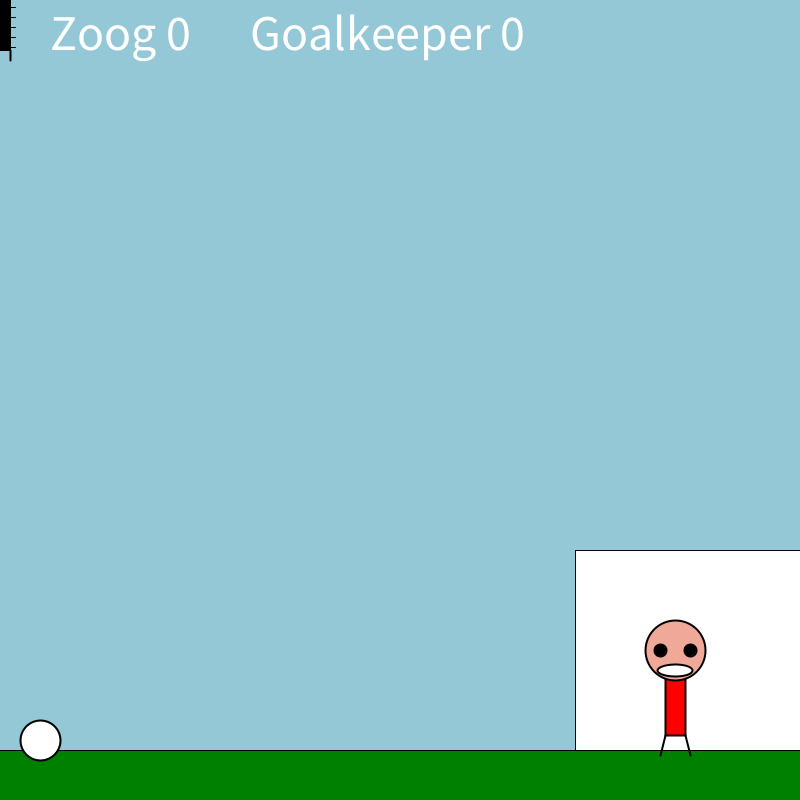
Frame 1 (no input)
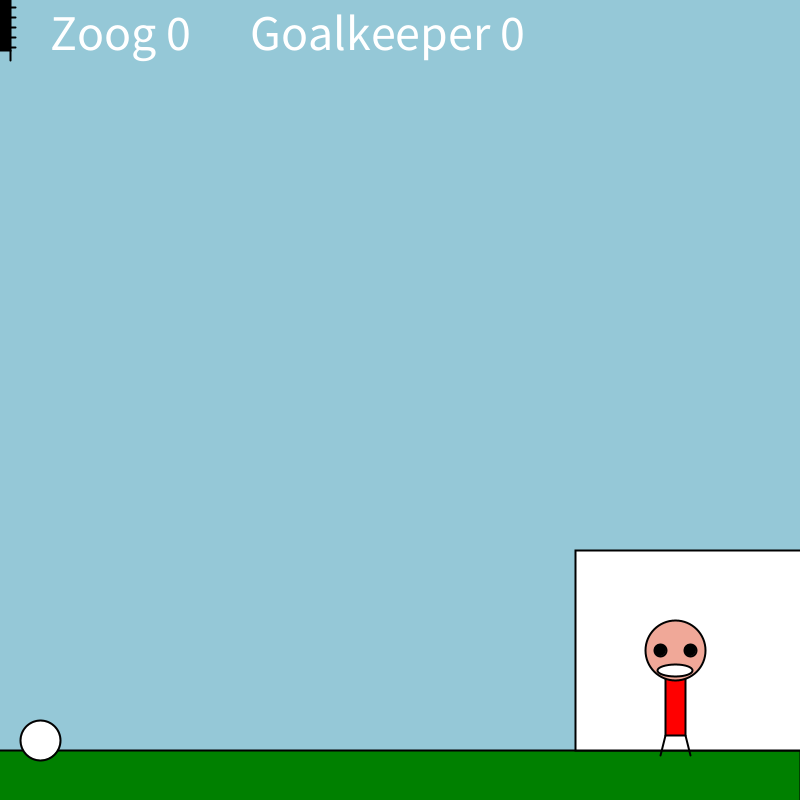
Frame 60 (the mouse pressed at the canvas centre just before this capture)
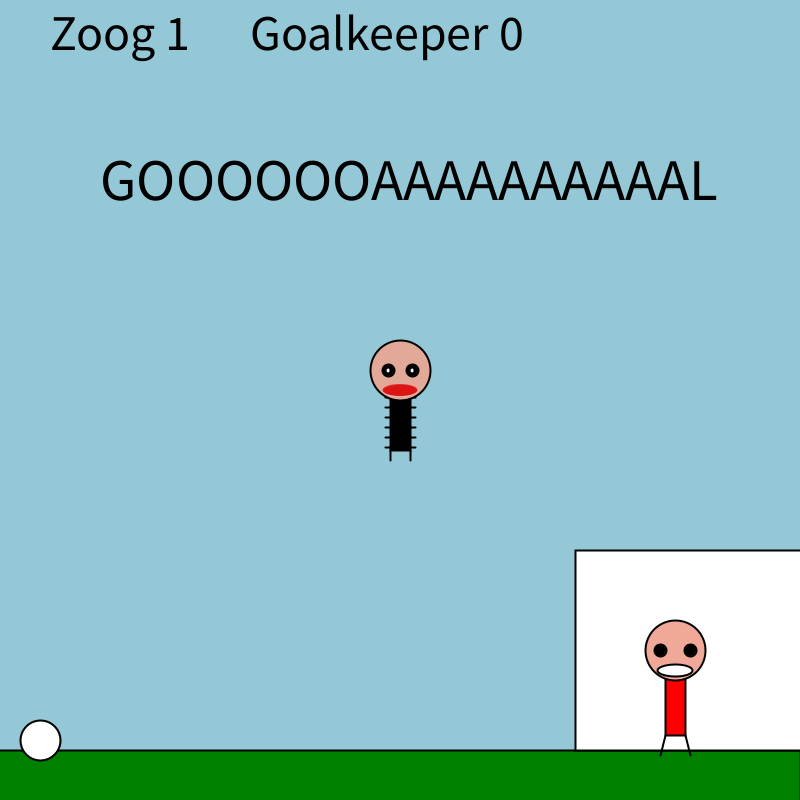
Frame 120 (the mouse held since frame 60 and released just before this capture)

The Processing sketch that drew these frames (run headless with seeded random() and noise(); from frame 60 on, the mouse is pressed at the canvas centre):

// Processing sketch: SP1
// ── SP1.pde
//Main
Zoog zoog;
Zoog goalkeeper;
Football football;
Scoreboard scoreboard;
Zoog[] zoogs = new Zoog[2]; // Array to hold 2 Zoog objects

//Text scoreboard
int value = 0;
boolean showText = false;
int timer = 0;
int displayTime = 2000; // Time in milliseconds

//Score
int zoogScore = 0;
int goalkeeperScore = 0;

void setup() {
  size(800, 800);

  //for loop to initialize all the elements in zoogs array
  for (int i = 0; i < zoogs.length; i++) {
    zoogs[i] = new Zoog(100 + i * 100, 200, 60, 100, 20);
  }
  //initializes the objects
  zoog = new Zoog(100, 200, 60, 100, 20);
  goalkeeper = new Zoog(100, 125, 60, 60, 16);
  football = new Football(40);
  scoreboard = new Scoreboard();
}
void draw() {
  background(149, 200, 215);
  ellipseMode(CENTER);
  rectMode(CENTER);

  //Field
  stroke(1);
  fill(0, 128, 0);
  rect(0, 800, 1600, 100);

  //Goal
  stroke(1);
  fill(255);
  rect(700, 650, 250, 200);

  //Displaying zoog, the football and scoreboard on the screen
  zoog.display();
  football.displayFootball();
  scoreboard.displayScoreboard();
  football.moveFootball();
}

void mousePressed() {
  //Starts the movement of the football and the counting on the scoreboard when mousePressed
  football.startMoving();
  scoreboard.startCounting();
}

// ── Football.pde
class Football {
  float ellipseX;
  float ellipseXSpeed;
  boolean isMoving;

  //Constructor for the Football class
  Football(float ellipseX) {
    this.ellipseX = ellipseX;
    this.ellipseXSpeed = 20; // Set the speed of the ball
    this.isMoving = false;
  }

  //Method to display the football
  void displayFootball() {
    ellipse(ellipseX, 740, 40, 40);
  }

  //Method to move the football
  void moveFootball() {
    if (isMoving && ellipseX < width) { // Using && to combine conditions
      ellipseX += ellipseXSpeed;
    }

    //Checks if the ball has gone out of bounds
    if (ellipseX >= width || ellipseX < 0) { // Using || to combine conditions
      ellipseX = 40; // Reset position to 40 when it hits the edge or goes negative
      isMoving = false; // Stop moving
    }
  }
  //Method to start the movement of the football
  void startMoving() {
    isMoving = true;
  }
}

// ── Scoreboard.pde
class Scoreboard {

  //Method to display the scoreboard
  void displayScoreboard() {

    //Goal Text
    if (showText) {
      fill(0);
      textSize(59);
      text("GOOOOOOAAAAAAAAAAL", 100, 200);
      if (millis() - timer > displayTime) {
        showText = false;
      }
    }

    //Display Zoog & Goalkeeper score
    textSize(50);
    text("Zoog "+zoogScore, 50, 50);
    text("Goalkeeper "+goalkeeperScore, 250, 50);
  }


  //Method to start counting goals
  void startCounting() {
    //Goal Text
    showText = true;
    timer = millis();

    //Goal score + 1 when mousePressed
    text("Zoog "+zoogScore++, 50, 50);
  }
}

// ── Zoog.pde
class Zoog {

  // Zoog's variables
  int x, y, w, h, eyeSize;

  // Zoog constructor
  Zoog(int tempX, int tempY, int tempW, int tempH, int tempEyeSize) {
    x = tempX;
    y = tempY;
    w = tempW;
    h = tempH;
    eyeSize = tempEyeSize;
  }

  // Display Zoog
  void display() {
    // Set ellipses and rects to CENTER mode
    ellipseMode(CENTER);
    rectMode(CENTER);

    // Zoog's arms with a for loop
    for (int i = mouseY - h/3; i < mouseY + h/2; i += 10) {
      stroke(0);
      line(mouseX-w/4, i, mouseX+w/4, i);
    }
    // Draw Zoog's body
    stroke(0);
    fill(0);
    rect(mouseX, mouseY, 20, 100);

    // Draw Zoog's head
    stroke(0);
    fill(226, 168, 152);
    ellipse(mouseX, mouseY-30, 60, 60);

    // Draw Zoog's eyes
    fill(0);
    ellipse(mouseX-12, mouseY-30, 12, 12);
    ellipse(mouseX+12, mouseY-30, 12, 12);

    fill(255);
    ellipse(mouseX-12, mouseY-30, 5, 6);
    ellipse(mouseX+12, mouseY-30, 5, 6);

    //Zoog's nose
    strokeWeight(0);
    stroke(mouseX+0, mouseY-50, pmouseX-10, pmouseY+60);

    //Zoog's mouth
    fill(220, 20, 20);
    ellipse(mouseX+0, mouseY-10, 35, 12);
    // Draw Zoog's legs
    strokeWeight(2);
    stroke(0);
    line(mouseX-10, mouseY+50, pmouseX-10, pmouseY+60);
    line(mouseX+10, mouseY+50, pmouseX+10, pmouseY+60);

    //Goalkeeper's body
    stroke(2);
    fill(255, 0, 0);
    rect(675, 700, 20, 70);

    //Goalkeeper's head
    stroke(1);
    fill(240, 168, 152);
    ellipse(675, 650, 60, 60);

    //Goalkeeper's eyes
    fill(0);
    ellipse(660, 650, 12, 12);
    ellipse(690, 650, 12, 12);

    //Goalkeeper's mouth
    fill(255);
    ellipse(675, 670, 35, 12);

    //Goalkeeper's legs
    line(685, 735, 690, 755);
    line(660, 755, 665, 735);
  }
}
